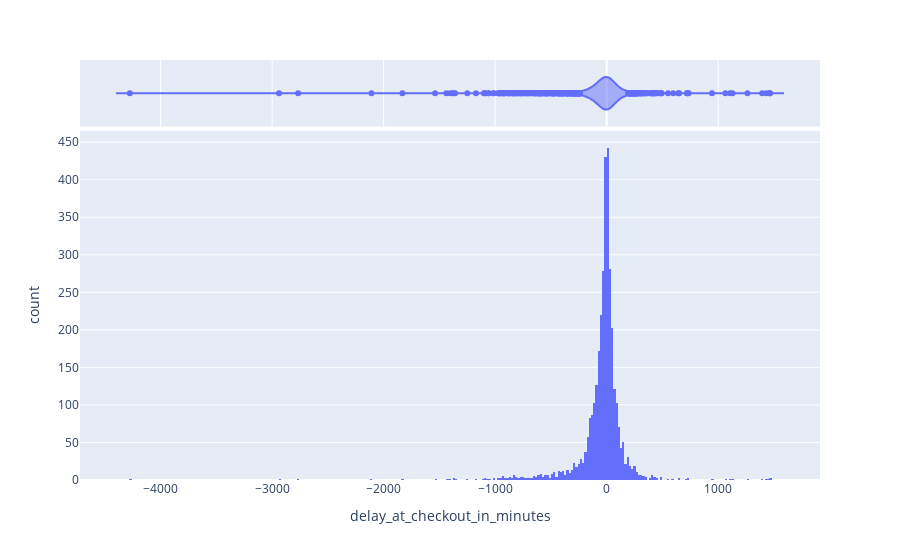

The notebook cell saved with this chart:
### Code cell
filtered_data = get_around_data[get_around_data['checkin_type'] == 'connect']
fig=px.histogram(data_frame=filtered_data,x='delay_at_checkout_in_minutes',marginal='violin')
fig.show()

### Figure 1 — Plotly figure (JSON) as saved in the notebook; plotly's stock layout.template omitted (floating-point values rounded to 4 significant figures; data arrays with more than 128 entries replaced by an {"elided": "..."} marker saying what was removed)
{"data": [{"alignmentgroup": "True", "bingroup": "x", "hovertemplate": "delay_at_checkout_in_minutes=%{x}<br>count=%{y}<extra></extra>", "legendgroup": "", "marker": {"color": "#636efa", "pattern": {"shape": ""}}, "name": "", "offsetgroup": "", "orientation": "v", "showlegend": false, "type": "histogram", "x": {"elided": "4307 int values"}, "xaxis": "x", "yaxis": "y"}, {"alignmentgroup": "True", "hovertemplate": "delay_at_checkout_in_minutes=%{x}<extra></extra>", "legendgroup": "", "marker": {"color": "#636efa"}, "name": "", "offsetgroup": "", "scalegroup": "x", "showlegend": false, "type": "violin", "x": {"elided": "4307 int values"}, "xaxis": "x2", "yaxis": "y2"}], "layout": {"barmode": "relative", "legend": {"tracegroupgap": 0}, "margin": {"t": 60}, "xaxis": {"anchor": "y", "domain": [0, 1], "title": {"text": "delay_at_checkout_in_minutes"}}, "xaxis2": {"anchor": "y2", "domain": [0, 1], "matches": "x", "showgrid": true, "showticklabels": false}, "yaxis": {"anchor": "x", "domain": [0, 0.8316], "title": {"text": "count"}}, "yaxis2": {"anchor": "x2", "domain": [0.8416, 1], "matches": "y2", "showgrid": false, "showline": false, "showticklabels": false, "ticks": ""}}}
